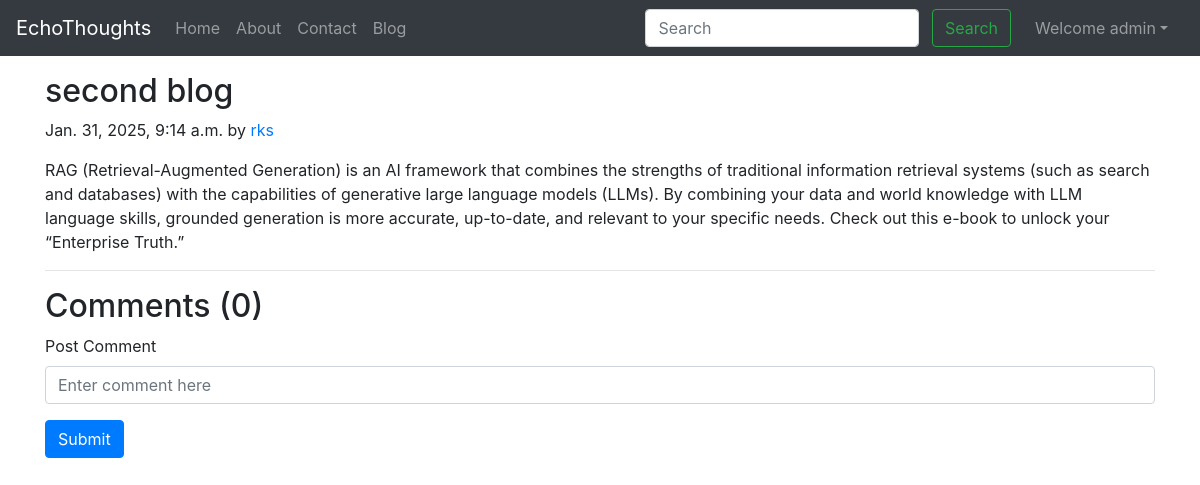
Screenshot of /blog/second-blog (signed in) with the database file from the repository.
### Blog/models.py (models this page shows, shortened)
class Post(models.Model):
    sno=models.AutoField(primary_key=True)
    title=models.CharField(max_length=255)
    author=models.CharField(max_length=14)
    slug=models.CharField(max_length=130)
    timeStamp=models.DateTimeField(blank=True)
    content=models.TextField()

### Blog/views.py (the view)
# urls.py: path('<str:slug>', views.blogPost, name='blogPost'),
def blogPost(request, slug):
    post=Post.objects.filter(slug=slug).first()
    comments= BlogComment.objects.filter(post=post, parent=None)
    replies= BlogComment.objects.filter(post=post).exclude(parent=None)
    replyDict={}
    for reply in replies:
        if reply.parent.sno not in replyDict.keys():
            replyDict[reply.parent.sno]=[reply]
        else:
            replyDict[reply.parent.sno].append(reply)
    context={'post':post, 'comments': comments, 'user': request.user, 'replyDict': replyDict}
    return render(request, "blog/blogPost.html", context)

### templates/blog/blogpost.html (shortened to what this page needs)
{% extends 'base.html' %}
{% block body %}
{% load humanize %}
{% load extras %}
<div class="container my-3">
    <h2 class="blog-post-title">{{post.title}}</h2>
    <p class="blog-post-meta">{{post.timeStamp}} by <a href="/about">{{post.author}}</a></p>
    <p>{{post.content|safe}}</p>
    <hr>
</div>
<div class="container">
    <h2> Comments ({{comments.count}}) </h2>
    <div class="my-2">
        {% if user.is_authenticated %}
        <form action="/blog/postComment" method="post">
            <div class="form-group">
                <label for="exampleInputEmail1">Post Comment </label>
                <input type="text" class="form-control" name="comment" placeholder="Enter comment here">
            </div>
            <button type="submit" class="btn btn-primary">Submit</button>
        </form>
        {% else %}
        Please login to post a comment
        {% endif %}
    </div>
</div>
{% endblock %}

### templates/base.html (shortened to what this page needs)
<!doctype html>
<html lang="en">
<head>
    <link rel="stylesheet" href="https://stackpath.bootstrapcdn.com/bootstrap/4.5.2/css/bootstrap.min.css"
>
</head>
<body>
    <nav class="navbar navbar-expand-lg navbar-dark bg-dark">
        <a class="navbar-brand" href="/">EchoThoughts</a>
        <div class="collapse navbar-collapse" id="navbarSupportedContent">
            <ul class="navbar-nav mr-auto">
                <li class="nav-item {% block homeactive %}  {% endblock homeactive %}">
                    <a class="nav-link" href="/">Home <span class="sr-only">(current)</span></a>
                </li>
                <li class="nav-item {% block aboutactive %}  {% endblock aboutactive %}">
                    <a class="nav-link" href="/about">About</a>
                </li>
                <li class="nav-item {% block contactactive %}  {% endblock contactactive %} ">
                    <a class="nav-link" href="/contact">Contact</a>
                </li>
                <li class="nav-item {% block blogactive %}  {% endblock blogactive %} ">
                    <a class="nav-link" href="/blog">Blog</a>
                </li>
            </ul>
            <div class="ml-auto form-inline ">
                <form method="get" action="/search" class="my-2 my-lg-0 mx-3">
                    <input class="form-control mr-sm-2" type="search" placeholder="Search" aria-label="Search"
                        name="query" id="query">
                    <button class="btn btn-outline-success my-2 my-sm-0 " type="submit">Search</button>
                </form>
                {% if user.is_authenticated %}
                <ul class="navbar-nav mr-2">
                    <li class="nav-item dropdown">
                        <a class="nav-link dropdown-toggle" href='#' id="navbarDropdown" role="button"
                            data-toggle="dropdown"> Welcome {{request.user}}</a>
                    </li>
                </ul>
            </div>
            {% endif %}
        </div>
    </nav>
    {% block body %} {% endblock body %}
</body>
</html>

### rows the page displays
Post: title "second blog", timeStamp "Jan. 31, 2025, 9:14 a.m.", author "rks", content "RAG (Retrieval-Augmented Generation) is an AI framework that combines the strengths of traditional information retrieval systems (such as search and databases) with the capabilities of generative large language models (LLMs). By combining your data and world knowledge with LLM language skills, grounded generation is more accurate, up-to-date, and relevant to your specific needs. Check out this e-book to unlock your “Enterprise Truth.”"

### other values shown
{{ request.user }} "admin"
{{ comments.count }} "0"
